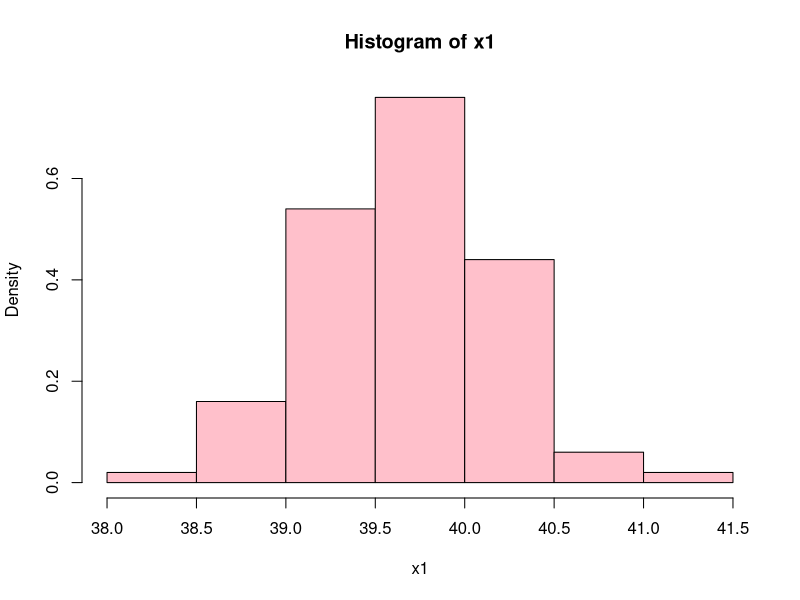
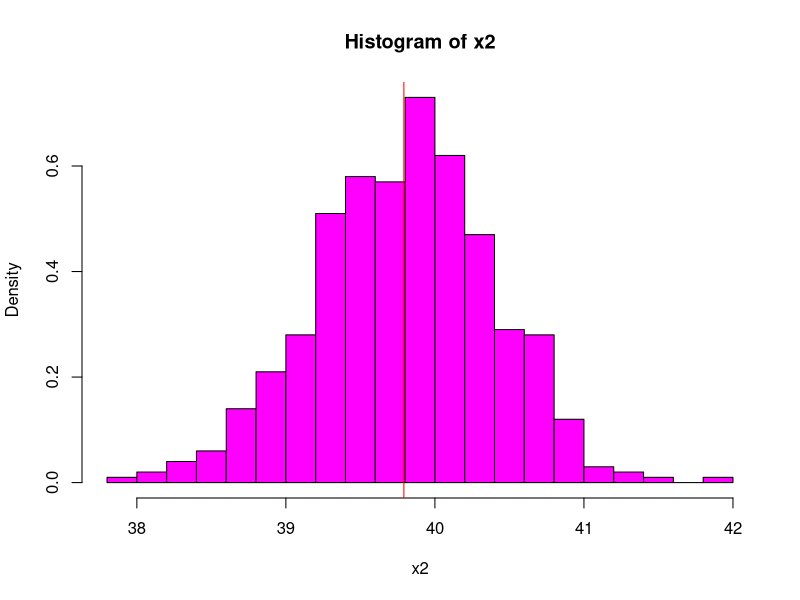
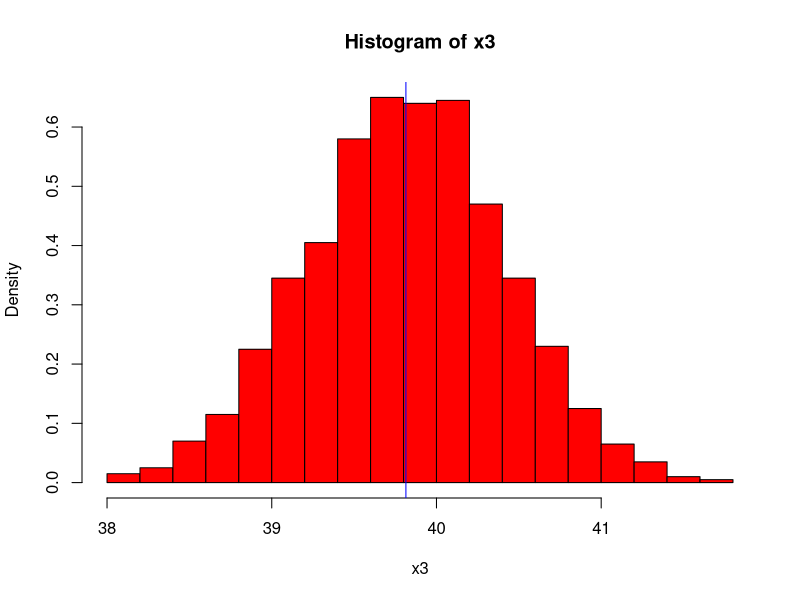
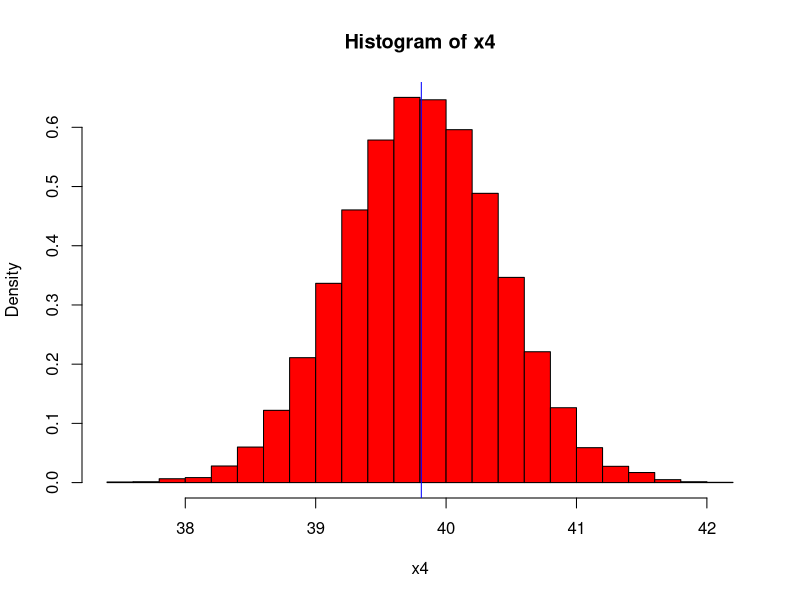

These figures' R source, in order:
## ---- chunk 1
x1 = round(rnorm(n = 100,
                mean = 39.81103,
                sd = 0.5659357), 3)
## ---- chunk 2
mean(x1)
## ---- chunk 3
sd(x1)
## ---- chunk 4
hist(x1, col="pink", br = 6, probability = T)
## ---- chunk 5
x2 = round(rnorm(n = 500,
                mean = 39.79993,
                sd = 0.5956503), 3)
## ---- chunk 6
mean(x2)
## ---- chunk 7
sd(x2)
## ---- chunk 8
hist(x2, col="magenta", br = 15, probability = T)
abline(v = mean(x2), col = "red")
## ---- chunk 9
x3 = round(rnorm(n = 1000,
                 mean = 39.79883,
                 sd = 0.5931845), 3)
## ---- chunk 10
mean(x3)
## ---- chunk 11
sd(x3)
## ---- chunk 12
hist(x3, col="red", br = 20, probability = T)
abline(v = mean(x3), col = "blue")
## ---- chunk 13
x4 = round(rnorm(n = 10000,
                 mean = 39.80683,
                 sd = 0.6029), 3)
## ---- chunk 14
mean(x4)
## ---- chunk 15
sd(x4)
## ---- chunk 16
hist(x4, col="red", br = 30, probability = T)
abline(v = mean(x4), col = "blue")
